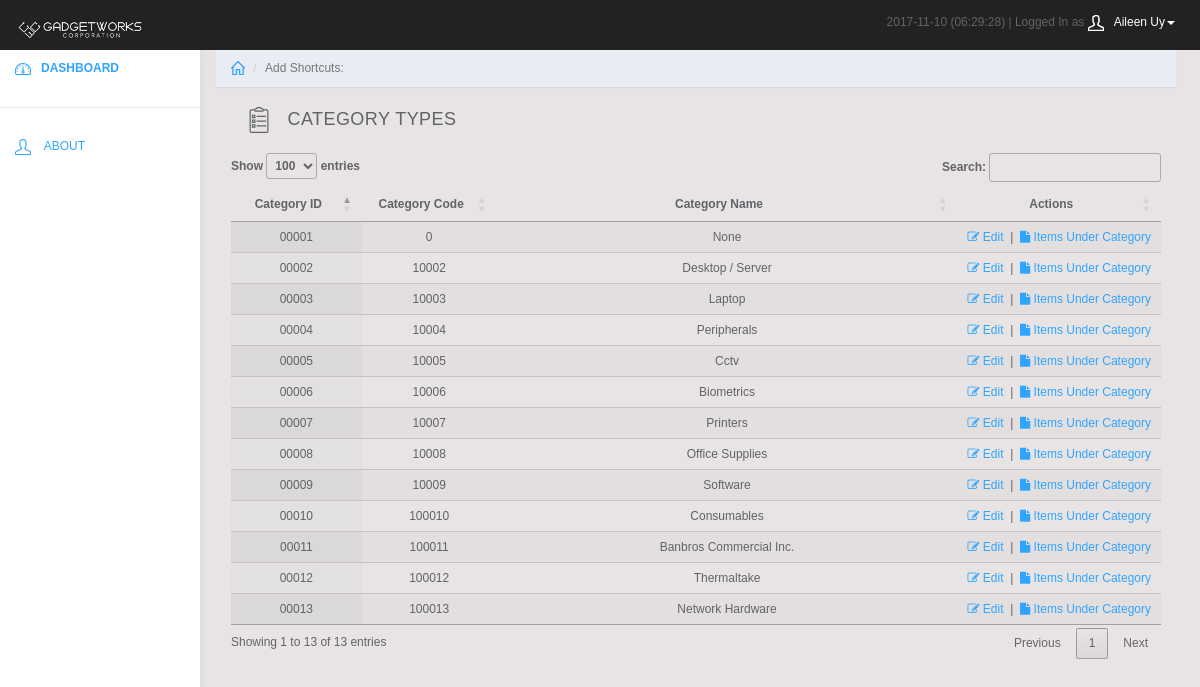
Page /branch/category.php (signed in) on the committed database.
### tables this page shows
CREATE TABLE `entity` (
  `ID` int(11) NOT NULL AUTO_INCREMENT,
  `Name` varchar(120) NOT NULL,
  `Address` varchar(225) NOT NULL,
  `Phone` varchar(120) NOT NULL,
  `Birthdate` datetime NOT NULL,
  `Username` varchar(120) NOT NULL,
  `Password` varchar(45) NOT NULL,
  `Level` int(11) NOT NULL,
  `Type` int(11) NOT NULL,
  `Mark` int(11) NOT NULL,
  PRIMARY KEY (`ID`)
);

CREATE TABLE `category` (
  `ID` int(11) NOT NULL AUTO_INCREMENT,
  `Code` int(11) NOT NULL DEFAULT '0',
  `Name` varchar(45) NOT NULL DEFAULT '',
  PRIMARY KEY (`ID`)
);

### branch/category.php (the view, shortened to what this page needs)
<html>
	<?php require_once("../resource/sections/branch_header.php"); ?>
	<body>
		<?php
			require_once("../resource/sections/branch_banner.php");
			require_once("../resource/sections/branch_menu.php");
		?>
		<link rel="stylesheet" type="text/css" href="https://cdn.datatables.net/1.10.11/css/jquery.dataTables.min.css"/>
		<link rel="stylesheet" type="text/css" href="https://cdn.datatables.net/responsive/2.0.2/css/responsive.dataTables.min.css"/>
		<div class="col-sm-9 col-sm-offset-3 col-lg-10 col-lg-offset-2 main">
		<?php require_once("../resource/sections/branch_shortcuts.php"); ?>
			<div>
				<div class="panel-heading"><svg class="glyph stroked clipboard with paper"><use xlink:href="#stroked-clipboard-with-paper"></use></svg>   CATEGORY TYPES</div>
				<div class="table-wrapper">
			        	<table id="patients" class="display responsive nowrap selecttable" cellspacing="0" width="100%">
						<?php
							require_once("../resource/database/hive.php");
							$stringSQL = "SELECT
											    `ID`, `Code`, `Name`
											FROM
											    `category`";
							$result = mysqli_query($mysqli, $stringSQL);
							echo '<thead>';
							echo '<tr style="text-align:center;font-weight:bold;">';
							echo '<th style="width:15%;text-align:center;" data-priority="1">Category ID</th>';
							echo '<th style="width:15%;text-align:center;" data-priority="2">Category Code</th>';
							echo '<th style="width:60%;text-align:center;" data-priority="5">Category Name</th>';
							echo '<th style="width:10%;text-align:center;" data-priority="7">Actions</th>';
							echo '</tr></thead><tbody>';
							for($i=0; $i < mysqli_num_rows($result); $i++)
							{
								echo '<tr style="text-align:center;">';
								$result->data_seek($i);
				    				$row = $result->fetch_row();
								echo '<td>'.sprintf('%05d', $row[0]).'</td>';
								echo '<td>'.$row[1].'</td>';
								echo '<td>'.ucwords(strtolower($row[2])).'</td>';
								echo '<td><a href="category_edit.php?type='.$row[0].'"><i class="fa fa-pencil-square-o" aria-hidden="true"></i> Edit</a>&nbsp&nbsp|&nbsp&nbsp<a href="category_list.php?id='.$row[0].'&action=view"><i class="fa fa-file" aria-hidden="true"></i> Items Under Category</a></td>';
								echo '</tr>';
							}
						?>
						</tbody>
					</table>
				</div>
			</div>
		</div>
	</body>
</html>

### resource/sections/branch_banner.php (shortened to what this page needs)
<nav class="navbar navbar-inverse navbar-fixed-top" role="navigation">
		<div class="container-fluid">
			<div class="navbar-header">
				<a class="navbar-brand" href="index.php"><img src="/resource/images/gwbannerlogo2.png" height="30" alt="Banner Image"/></a>
				<ul class="user-menu">
					<li class="dropdown pull-right">
						<?php
							require_once("../resource/database/hive.php");
							$date_today = date("Y-m-d");
							$userID = $_SESSION['id'];
							$myname = mysqli_query($mysqli, "SELECT `Name` FROM `entity` WHERE `ID` = '$userID'");
							$myname = mysqli_fetch_row($myname);
							$userName = $myname[0];
							echo $date_today.' (<span id="clock"><script type="text/javascript">startclock();</script></span>) | Logged In as <a href="#" class="dropdown-toggle" data-toggle="dropdown"><svg class="glyph stroked male-user"><use xlink:href="#stroked-male-user"></use></svg>'.$userName.'<span class="caret"></span></a>
						<ul class="dropdown-menu" role="menu">
							<li><a href="#"><svg class="glyph stroked male-user"><use xlink:href="#stroked-male-user"></use></svg> Profile</a></li>
							<li><a href="about_profile.php"><svg class="glyph stroked gear"><use xlink:href="#stroked-gear"></use></svg> Settings</a></li>
							<li><a href="logout.php"><svg class="glyph stroked cancel"><use xlink:href="#stroked-cancel"></use></svg> Logout</a></li>
						</ul>';
						?>
					</li>
				</ul>
			</div>
		</div>
	</nav>

### branch/css/styles.css (style rules this page uses)
body { background: #f1f4f7; padding-top: 50px; color: #5f6468; }
a, a:hover, a:focus { color: #30a5ff; }
.navbar-header .navbar-brand { color: #fff; font-size: 16px; text-transform: uppercase; font-weight: 500; letter-spacing: 2px; }
.panel-heading { font-size: 18px; font-weight: 300; letter-spacing: 0.025em; height: 66px; line-height: 45px; }
.navbar { border: 0; }
.user-menu { display: inline-block; margin-top: 14px; margin-right: 10px; float: right; list-style: none; padding: 0; }
.user-menu a { color: #fff; }
@media (min-width: 768px) { .navbar-header { width: 100%; } }
.sidebar .glyph, .user-menu .glyph { height: 16px; width: 16px; margin: 0 10px 0 0; stroke-width: 3px; }
.user-menu .glyph { stroke-width: 4px; }
.alert .glyph, .panel-heading .glyph { width: 26px; height: 26px; margin: 0 10px 0 0; stroke-width: 2px; }

### resource/graphics/css/clinic_standard.css (style rules this page uses)
body { background:#E8E4E4; margin: 0px 2% 0px 2%; font-family: helvetica; font-size:12px; }
.table-wrapper { width:100%; font-size:12px; }
.selecttable { font-size:12px; margin-top:15px; }

### rows in the picture
entity: Name "Aileen Uy"
category: ID "00001", Code "0", Name "None"
category: ID "00002", Code "10002", Name "Desktop / Server"
category: ID "00003", Code "10003", Name "Laptop"
category: ID "00004", Code "10004", Name "Peripherals"
category: ID "00005", Code "10005", Name "Cctv"
category: ID "00006", Code "10006", Name "Biometrics"
category: ID "00007", Code "10007", Name "Printers"
category: ID "00008", Code "10008", Name "Office Supplies"
category: ID "00009", Code "10009", Name "Software"
category: ID "00010", Code "100010", Name "Consumables"
category: ID "00011", Code "100011", Name "Banbros Commercial Inc."
category: ID "00012", Code "100012", Name "Thermaltake"
category: ID "00013", Code "100013", Name "Network Hardware"
